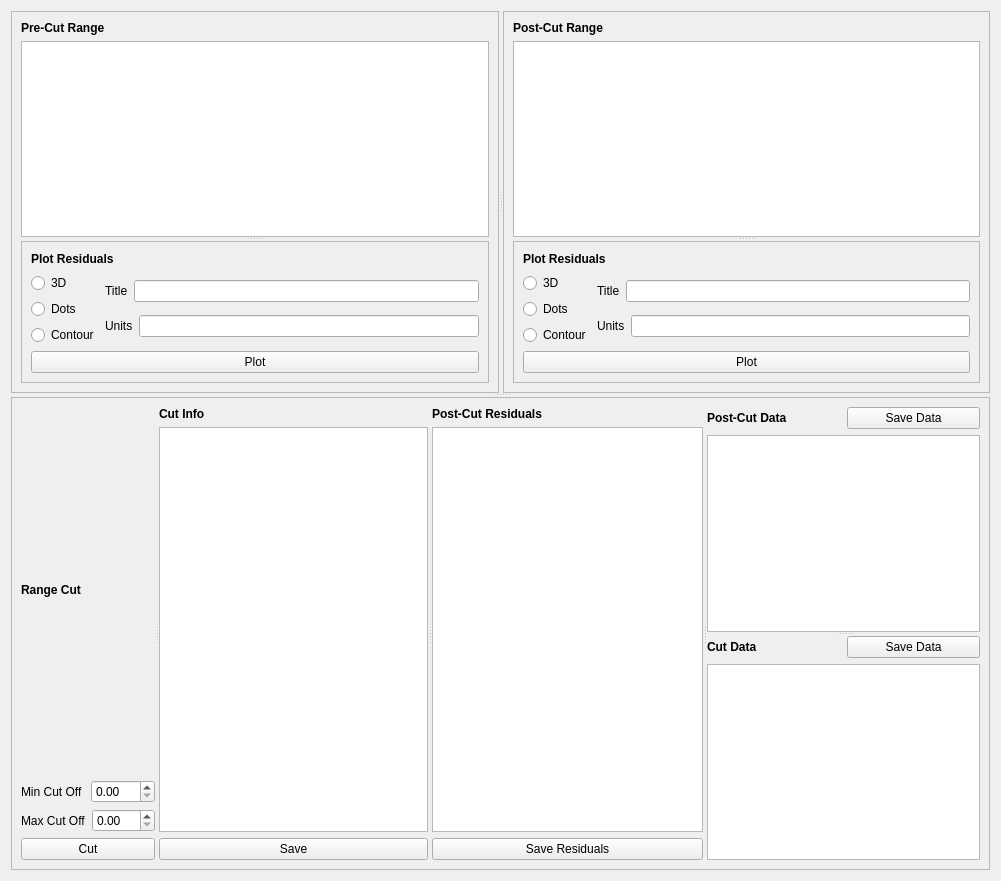
               <widget class="QWidget" name="scrollAreaWidgetContents_9">
                <property name="geometry">
                 <rect>
                  <x>0</x>
                  <y>0</y>
                  <width>1001</width>
                  <height>881</height>
                 </rect>
                </property>
                <layout class="QVBoxLayout" name="verticalLayout_152">
                 <item>
                  <widget class="QSplitter" name="splitter_29">
                   <property name="orientation">
                    <enum>Qt::Vertical</enum>
                   </property>
                   <widget class="QSplitter" name="splitter_24">
                    <property name="orientation">
                     <enum>Qt::Horizontal</enum>
                    </property>
                    <widget class="QFrame" name="frame_33">
                     <property name="frameShape">
                      <enum>QFrame::StyledPanel</enum>
                     </property>
                     <property name="frameShadow">
                      <enum>QFrame::Raised</enum>
                     </property>
                     <layout class="QVBoxLayout" name="verticalLayout_137">
                      <item>
                       <widget class="QSplitter" name="splitter_22">
                        <property name="orientation">
                         <enum>Qt::Vertical</enum>
                        </property>
                        <widget class="QWidget" name="layoutWidget">
                         <layout class="QVBoxLayout" name="verticalLayout_131">
                          <item>
                           <widget class="QLabel" name="label_63">
                            <property name="text">
                             <string>&lt;html&gt;&lt;head/&gt;&lt;body&gt;&lt;p&gt;&lt;span style=&quot; font-weight:600;&quot;&gt;Pre-Cut Range&lt;/span&gt;&lt;/p&gt;&lt;/body&gt;&lt;/html&gt;</string>
                            </property>
                           </widget>
                          </item>
                          <item>
                           <widget class="QPlainTextEdit" name="plainTextEdit_9"/>
                          </item>
                         </layout>
                        </widget>
                        <widget class="QFrame" name="frame_35">
                         <property name="frameShape">
                          <enum>QFrame::StyledPanel</enum>
                         </property>
                         <property name="frameShadow">
                          <enum>QFrame::Raised</enum>
                         </property>
                         <layout class="QVBoxLayout" name="verticalLayout_136">
                          <item>
                           <layout class="QVBoxLayout" name="verticalLayout_135">
                            <item>
                             <layout class="QVBoxLayout" name="verticalLayout_134">
                              <item>
                               <widget class="QLabel" name="label_65">
                                <property name="text">
                                 <string>&lt;html&gt;&lt;head/&gt;&lt;body&gt;&lt;p&gt;&lt;span style=&quot; font-weight:600;&quot;&gt;Plot Residuals&lt;/span&gt;&lt;/p&gt;&lt;/body&gt;&lt;/html&gt;</string>
                                </property>
                               </widget>
                              </item>
                              <item>
                               <layout class="QHBoxLayout" name="horizontalLayout_34">
                                <item>
                                 <layout class="QVBoxLayout" name="verticalLayout_132">
                                  <item>
                                   <widget class="QRadioButton" name="radioButton_33">
                                    <property name="text">
                                     <string>3D</string>
                                    </property>
                                   </widget>
                                  </item>
                                  <item>
                                   <widget class="QRadioButton" name="radioButton_34">
                                    <property name="text">
                                     <string>Dots</string>
                                    </property>
                                   </widget>
                                  </item>
                                  <item>
                                   <widget class="QRadioButton" name="radioButton_35">
                                    <property name="text">
                                     <string>Contour</string>
                                    </property>
                                   </widget>
                                  </item>
                                 </layout>
                                </item>
                                <item>
                                 <layout class="QVBoxLayout" name="verticalLayout_133">
                                  <item>
                                   <layout class="QHBoxLayout" name="horizontalLayout_22">
                                    <item>
                                     <widget class="QLabel" name="label_88">
                                      <property name="text">
                                       <string>Title</string>
                                      </property>
                                     </widget>
                                    </item>
                                    <item>
                                     <widget class="QLineEdit" name="lineEdit_43"/>
                                    </item>
                                   </layout>
                                  </item>
                                  <item>
                                   <layout class="QHBoxLayout" name="horizontalLayout_28">
                                    <item>
                                     <widget class="QLabel" name="label_89">
                                      <property name="text">
                                       <string>Units</string>
                                      </property>
                                     </widget>
                                    </item>
                                    <item>
                                     <widget class="QLineEdit" name="lineEdit_44"/>
                                    </item>
                                   </layout>
                                  </item>
                                 </layout>
                                </item>
                               </layout>
                              </item>
                             </layout>
                            </item>
                            <item>
                             <widget class="QPushButton" name="pushButton_27">
                              <property name="text">
                               <string>Plot</string>
                              </property>
                             </widget>
                            </item>
                           </layout>
                          </item>
                         </layout>
                        </widget>
                       </widget>
                      </item>
                     </layout>
                    </widget>
                    <widget class="QFrame" name="frame_34">
                     <property name="frameShape">
                      <enum>QFrame::StyledPanel</enum>
                     </property>
                     <property name="frameShadow">
                      <enum>QFrame::Raised</enum>
                     </property>
                     <layout class="QVBoxLayout" name="verticalLayout_144">
                      <item>
                       <widget class="QSplitter" name="splitter_23">
                        <property name="orientation">
                         <enum>Qt::Vertical</enum>
                        </property>
                        <widget class="QWidget" name="layoutWidget">
                         <layout class="QVBoxLayout" name="verticalLayout_143">
                          <item>
                           <widget class="QLabel" name="label_64">
                            <property name="text">
                             <string>&lt;html&gt;&lt;head/&gt;&lt;body&gt;&lt;p&gt;&lt;span style=&quot; font-weight:600;&quot;&gt;Post-Cut Range&lt;/span&gt;&lt;/p&gt;&lt;/body&gt;&lt;/html&gt;</string>
                            </property>
                           </widget>
                          </item>
                          <item>
                           <widget class="QPlainTextEdit" name="plainTextEdit_10"/>
                          </item>
                         </layout>
                        </widget>
                        <widget class="QFrame" name="frame_36">
                         <property name="frameShape">
                          <enum>QFrame::StyledPanel</enum>
                         </property>
                         <property name="frameShadow">
                          <enum>QFrame::Raised</enum>
                         </property>
                         <layout class="QVBoxLayout" name="verticalLayout_142">
                          <item>
                           <layout class="QVBoxLayout" name="verticalLayout_141">
                            <item>
                             <layout class="QVBoxLayout" name="verticalLayout_140">
                              <item>
                               <widget class="QLabel" name="label_86">
                                <property name="text">
                                 <string>&lt;html&gt;&lt;head/&gt;&lt;body&gt;&lt;p&gt;&lt;span style=&quot; font-weight:600;&quot;&gt;Plot Residuals&lt;/span&gt;&lt;/p&gt;&lt;/body&gt;&lt;/html&gt;</string>
                                </property>
                               </widget>
                              </item>
                              <item>
                               <layout class="QHBoxLayout" name="horizontalLayout_37">
                                <item>
                                 <layout class="QVBoxLayout" name="verticalLayout_138">
                                  <item>
                                   <widget class="QRadioButton" name="radioButton_36">
                                    <property name="text">
                                     <string>3D</string>
                                    </property>
                                   </widget>
                                  </item>
                                  <item>
                                   <widget class="QRadioButton" name="radioButton_37">
                                    <property name="text">
                                     <string>Dots</string>
                                    </property>
                                   </widget>
                                  </item>
                                  <item>
                                   <widget class="QRadioButton" name="radioButton_38">
                                    <property name="text">
                                     <string>Contour</string>
                                    </property>
                                   </widget>
                                  </item>
                                 </layout>
                                </item>
                                <item>
                                 <layout class="QVBoxLayout" name="verticalLayout_139">
                                  <item>
                                   <layout class="QHBoxLayout" name="horizontalLayout_35">
                                    <item>
                                     <widget class="QLabel" name="label_91">
                                      <property name="text">
                                       <string>Title</string>
                                      </property>
                                     </widget>
                                    </item>
                                    <item>
                                     <widget class="QLineEdit" name="lineEdit_50"/>
                                    </item>
                                   </layout>
                                  </item>
                                  <item>
                                   <layout class="QHBoxLayout" name="horizontalLayout_36">
                                    <item>
                                     <widget class="QLabel" name="label_92">
                                      <property name="text">
                                       <string>Units</string>
                                      </property>
                                     </widget>
                                    </item>
                                    <item>
                                     <widget class="QLineEdit" name="lineEdit_51"/>
                                    </item>
                                   </layout>
                                  </item>
                                 </layout>
                                </item>
                               </layout>
                              </item>
                             </layout>
                            </item>
                            <item>
                             <widget class="QPushButton" name="pushButton_28">
                              <property name="text">
                               <string>Plot</string>
                              </property>
                             </widget>
                            </item>
                           </layout>
                          </item>
                         </layout>
                        </widget>
                       </widget>
                      </item>
                     </layout>
                    </widget>
                   </widget>
                   <widget class="QFrame" name="frame_32">
                    <property name="frameShape">
                     <enum>QFrame::StyledPanel</enum>
                    </property>
                    <property name="frameShadow">
                     <enum>QFrame::Raised</enum>
                    </property>
                    <layout class="QVBoxLayout" name="verticalLayout_151">
                     <item>
                      <widget class="QSplitter" name="splitter_28">
                       <property name="orientation">
                        <enum>Qt::Horizontal</enum>
                       </property>
                       <widget class="QSplitter" name="splitter_26">
                        <property name="orientation">
                         <enum>Qt::Horizontal</enum>
                        </property>
                        <widget class="QSplitter" name="splitter_25">
                         <property name="orientation">
                          <enum>Qt::Horizontal</enum>
                         </property>
                         <widget class="QWidget" name="layoutWidget">
                          <layout class="QVBoxLayout" name="verticalLayout_103">
                           <item>
                            <widget class="QLabel" name="label_54">
                             <property name="text">
                              <string>&lt;html&gt;&lt;head/&gt;&lt;body&gt;&lt;p&gt;&lt;span style=&quot; font-weight:600;&quot;&gt;Range Cut&lt;/span&gt;&lt;/p&gt;&lt;/body&gt;&lt;/html&gt;</string>
                             </property>
                            </widget>
                           </item>
                           <item>
                            <layout class="QHBoxLayout" name="horizontalLayout_38">
                             <item>
                              <widget class="QLabel" name="label_55">
                               <property name="text">
                                <string>Min Cut Off</string>
                               </property>
                              </widget>
                             </item>
                             <item>
                              <layout class="QVBoxLayout" name="verticalLayout_101">
                               <item>
                                <widget class="QDoubleSpinBox" name="doubleSpinBox"/>
                               </item>
                              </layout>
                             </item>
                            </layout>
                           </item>
                           <item>
                            <layout class="QHBoxLayout" name="horizontalLayout_39">
                             <item>
                              <widget class="QLabel" name="label_56">
                               <property name="text">
                                <string>Max Cut Off</string>
                               </property>
                              </widget>
                             </item>
                             <item>
                              <layout class="QVBoxLayout" name="verticalLayout_102">
                               <item>
                                <widget class="QDoubleSpinBox" name="doubleSpinBox_2"/>
                               </item>
                              </layout>
                             </item>
                            </layout>
                           </item>
                           <item>
                            <widget class="QPushButton" name="pushButton_25">
                             <property name="text">
                              <string>Cut</string>
                             </property>
                            </widget>
                           </item>
                          </layout>
                         </widget>
                         <widget class="QWidget" name="layoutWidget">
                          <layout class="QVBoxLayout" name="verticalLayout_147">
                           <item>
                            <layout class="QVBoxLayout" name="verticalLayout_145">
                             <item>
                              <widget class="QLabel" name="label_87">
                               <property name="text">
                                <string>&lt;html&gt;&lt;head/&gt;&lt;body&gt;&lt;p&gt;&lt;span style=&quot; font-weight:600;&quot;&gt;Cut Info&lt;/span&gt;&lt;/p&gt;&lt;/body&gt;&lt;/html&gt;</string>
                               </property>
                              </widget>
                             </item>
                             <item>
                              <widget class="QPlainTextEdit" name="plainTextEdit_11"/>
                             </item>
                            </layout>
                           </item>
                           <item>
                            <widget class="QPushButton" name="pushButton_33">
                             <property name="text">
                              <string>Save</string>
                             </property>
                            </widget>
                           </item>
                          </layout>
                         </widget>
                        </widget>
                        <widget class="QWidget" name="layoutWidget">
                         <layout class="QVBoxLayout" name="verticalLayout_148">
                          <item>
                           <layout class="QVBoxLayout" name="verticalLayout_146">
                            <item>
                             <widget class="QLabel" name="label_90">
                              <property name="text">
                               <string>&lt;html&gt;&lt;head/&gt;&lt;body&gt;&lt;p&gt;&lt;span style=&quot; font-weight:600;&quot;&gt;Post-Cut Residuals&lt;/span&gt;&lt;/p&gt;&lt;/body&gt;&lt;/html&gt;</string>
                              </property>
                             </widget>
                            </item>
                            <item>
                             <widget class="QPlainTextEdit" name="plainTextEdit_12"/>
                            </item>
                           </layout>
                          </item>
                          <item>
                           <widget class="QPushButton" name="pushButton_26">
                            <property name="text">
                             <string>Save Residuals</string>
                            </property>
                           </widget>
                          </item>
                         </layout>
                        </widget>
                       </widget>
                       <widget class="QSplitter" name="splitter_27">
                        <property name="orientation">
                         <enum>Qt::Vertical</enum>
                        </property>
                        <widget class="QWidget" name="layoutWidget">
                         <layout class="QVBoxLayout" name="verticalLayout_149">
                          <item>
                           <layout class="QHBoxLayout" name="horizontalLayout_40">
                            <item>
                             <widget class="QLabel" name="label_93">
                              <property name="text">
                               <string>&lt;html&gt;&lt;head/&gt;&lt;body&gt;&lt;p&gt;&lt;span style=&quot; font-weight:600;&quot;&gt;Post-Cut Data&lt;/span&gt;&lt;/p&gt;&lt;/body&gt;&lt;/html&gt;</string>
                              </property>
                             </widget>
                            </item>
                            <item>
                             <widget class="QPushButton" name="pushButton_34">
                              <property name="text">
                               <string>Save Data</string>
                              </property>
                             </widget>
                            </item>
                           </layout>
                          </item>
                          <item>
                           <widget class="QPlainTextEdit" name="plainTextEdit_13"/>
                          </item>
                         </layout>
                        </widget>
                        <widget class="QWidget" name="layoutWidget">
                         <layout class="QVBoxLayout" name="verticalLayout_150">
                          <item>
                           <layout class="QHBoxLayout" name="horizontalLayout_41">
                            <item>
                             <widget class="QLabel" name="label_94">
                              <property name="text">
                               <string>&lt;html&gt;&lt;head/&gt;&lt;body&gt;&lt;p&gt;&lt;span style=&quot; font-weight:600;&quot;&gt;Cut Data&lt;/span&gt;&lt;/p&gt;&lt;/body&gt;&lt;/html&gt;</string>
                              </property>
                             </widget>
                            </item>
                            <item>
                             <widget class="QPushButton" name="pushButton_35">
                              <property name="text">
                               <string>Save Data</string>
                              </property>
                             </widget>
                            </item>
                           </layout>
                          </item>
                          <item>
                           <widget class="QPlainTextEdit" name="plainTextEdit_14"/>
                          </item>
                         </layout>
                        </widget>
                       </widget>
                      </widget>
                     </item>
                    </layout>
                   </widget>
                  </widget>
                 </item>
                </layout>
               </widget>
